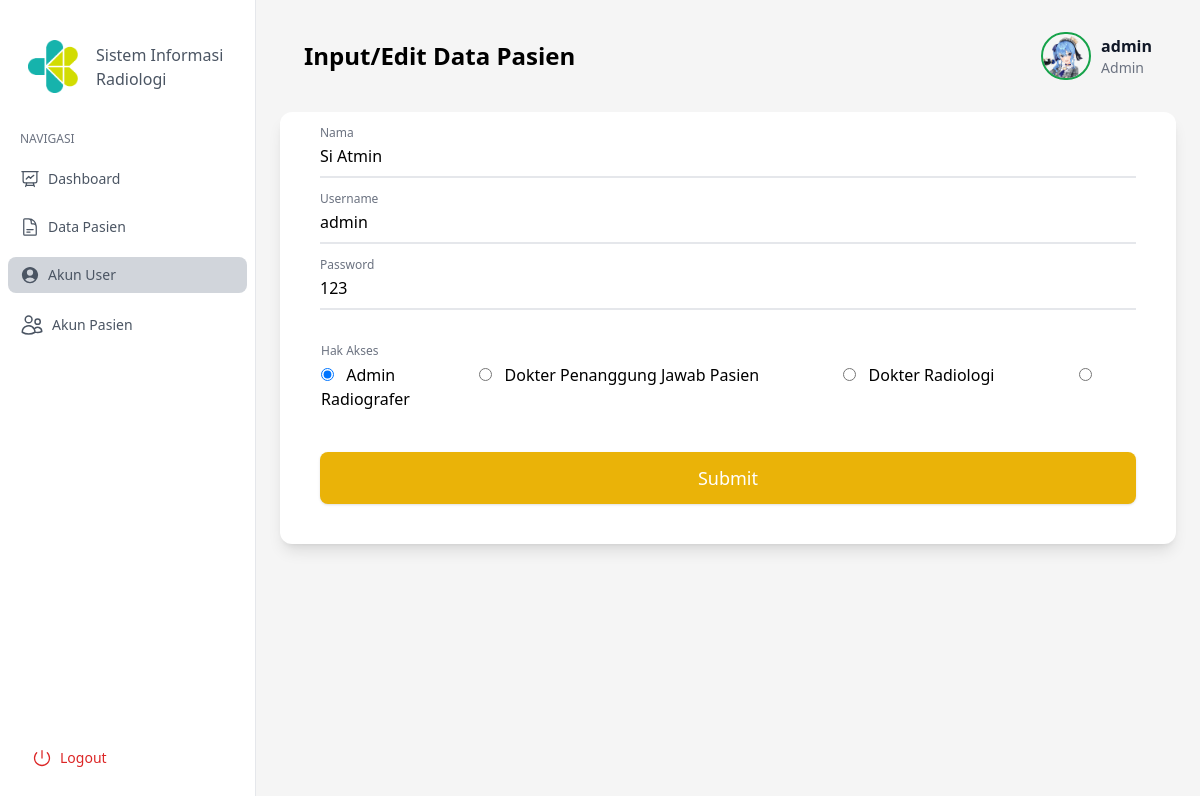
Screenshot of /edit_user.php?op=edit&id=1 (signed in) with the database file from the repository.
### tables this page shows
CREATE TABLE `user` (
  `ID_USER` int NOT NULL,
  `nama` varchar(50) NOT NULL,
  `username` varchar(50) NOT NULL,
  `password` varchar(50) NOT NULL,
  `hak_akses` varchar(20) NOT NULL,
  `dibuat` varchar(20) NOT NULL
);

### edit_user.php (the view, shortened to what this page needs)
<?php
include 'koneksi.php';
$nama = "";
$username = "";
$password = "";
$akses = "";
if (isset($_GET['op'])) {
    $op = $_GET['op'];
    if ($op == 'edit') {
        $id = $_GET['id'];
        $sql = "SELECT * FROM user WHERE ID_USER = '$id'";
        $q = mysqli_query($connect, $sql);
        $db = mysqli_fetch_array($q);
        if (!$db) {
            $error = "Data tidak ditemukan";
        } else {
            $nama = $db['nama'];
            $username = $db['username'];
            $decryptPassword = base64_decode($db['password']);
            $password = $decryptPassword;
            $akses = $db['hak_akses'];
        }
    }
}
?>
<!DOCTYPE html>
<html lang="en">
<head>
    <script src="https://cdn.tailwindcss.com"></script>
</head>
<main style="display: flex;">
    <?php include 'navbar.php'; ?>
    <div class="flex-1 p-6 pt-0 ml-64">
        <div class="p-6 py-6 flex justify-between items-center">
            <h1 class="text-2xl font-bold">Input/Edit Data Pasien</h1>
            <a class="navbar-brand flex items-center my-2">
                <img src="img/suisei.png" alt="Profile" width="50" height="50" class="rounded-full border-2" id="logo"
                    style="margin-right: 10px; border-color: #16a34a;">
                <?php include 'profile.php'; ?>
            </a>
        </div>
                <div class="mx-auto w-full pt-5 p-10 bg-white border-0 shadow-lg sm:rounded-xl">
                    <form method="POST" action="" id="form">
                        <div class="relative z-0 w-full mb-5">
                            <input type="text" name="nama" value="<?php echo $nama ?>" placeholder=" "
                                class="pt-3 pb-2 block w-full px-0 mt-0 bg-transparent border-0 border-b-2 appearance-none focus:outline-none focus:ring-0 focus:border-black border-gray-200"
                                required>
                            <label for="nama" class="absolute duration-300 top-3 -z-1 origin-0 text-gray-500">
                                Nama</label>
                        </div>
                        <div class="relative z-0 w-full mb-5">
                            <input type="username" name="username" value="<?php echo $username ?>" placeholder=" "
                                class="pt-3 pb-2 block w-full px-0 mt-0 bg-transparent border-0 border-b-2 appearance-none focus:outline-none focus:ring-0 focus:border-black border-gray-200"
                                required>
                            <label for="username" class="absolute duration-300 top-3 -z-1 origin-0 text-gray-500">
                                Username</label>
                        </div>
                        <div class="relative z-0 w-full mb-10">
                            <input type="text" name="password" value="<?php echo $password ?>" placeholder=" "
                                class="pt-3 pb-2 block w-full px-0 mt-0 bg-transparent border-0 border-b-2 appearance-none focus:outline-none focus:ring-0 focus:border-black border-gray-200"
                                required>
                            <label for="password" class="absolute duration-300 top-3 -z-1 origin-0 text-gray-500">
                                Password</label>
                        </div>
                        <fieldset class="relative z-0 w-full p-px mb-5">
                            <legend class="absolute text-gray-500 transform scale-75 -top-3 origin-0">Hak Akses</legend>
                            <div class="block pt-3 pb-2 space-x-20">
                                <label>
                                    <input type="radio" name="hak_akses" value="admin" <?php if ($akses == 'admin')
                                        echo 'checked' ?>
                                            class="mr-2 text-black border-2 border-gray-300 focus:border-gray-300 focus:ring-black"
                                            required />
                                        Admin
                                    </label>
                                    <label>
                                        <input type="radio" name="hak_akses" value="dpjp" <?php if ($akses == 'dpjp')
                                        echo 'checked' ?>
                                            class="mr-2 text-black border-2 border-gray-300 focus:border-gray-300 focus:ring-black"
                                            required />
                                        Dokter Penanggung Jawab Pasien
                                    </label>
                                    <label>
                                        <input type="radio" name="hak_akses" value="radiologi" <?php if ($akses == 'radiologi')
                                        echo 'checked' ?>
                                            class="mr-2 text-black border-2 border-gray-300 focus:border-gray-300 focus:ring-black"
                                            required />
                                        Dokter Radiologi
                                    </label>
                                    <label>
                                        <input type="radio" name="hak_akses" value="radiografer" <?php if ($akses == 'radiografer')
                                        echo 'checked' ?>
                                            class="mr-2 text-black border-2 border-gray-300 focus:border-gray-300 focus:ring-black"
                                            required />
                                        Radiografer
                                    </label>
                                </div>
                            </fieldset>
                            <button id="button" type="submit" name="submit"
                                class="w-full px-6 py-3 mt-3 text-lg text-white transition-all duration-150 ease-linear rounded-lg shadow outline-none bg-yellow-500 hover:bg-yellow-600 hover:shadow-lg focus:outline-none">
                                Submit
                            </button>
                        </form>
                    </div>
                </div>
    </main>
    </body>
    </html>

### edit_user.php (style rules this page uses)
.-z-1 { z-index: -1; }
.origin-0 { transform-origin: 0%; }
input:focus~label, input:not(:placeholder-shown)~label, textarea:focus~label, textarea:not(:placeholder-shown)~label, select:focus~label, select:not([value='']):valid~label { --tw-translate-x: 0; --tw-translate-y: 0; --tw-rotate: 0; --tw-skew-x: 0; --tw-skew-y: 0; transform: translateX(var(--tw-translate-x)) translateY(var(--tw-translate-y)) rotate(var(--tw-rotate)) skewX(var(--tw-skew-x)) skewY(var(--tw-skew-y)) scaleX(var(--tw-scale-x)) scaleY(var(--tw-scale-y)); --tw-scale-x: 0.75; --tw-scale-y: 0.75; --tw-translate-y: -1.5rem; }

### rows the page displays
user: nama "Si Atmin", username "admin", password "123", hak_akses "☑ Admin", hak_akses "☐ Dokter Penanggung Jawab Pasien", hak_akses "☐ Dokter Radiologi", hak_akses "☐ Radiografer"

### other values shown
$_SESSION['login'] "admin"
$profil_akses "Admin"
